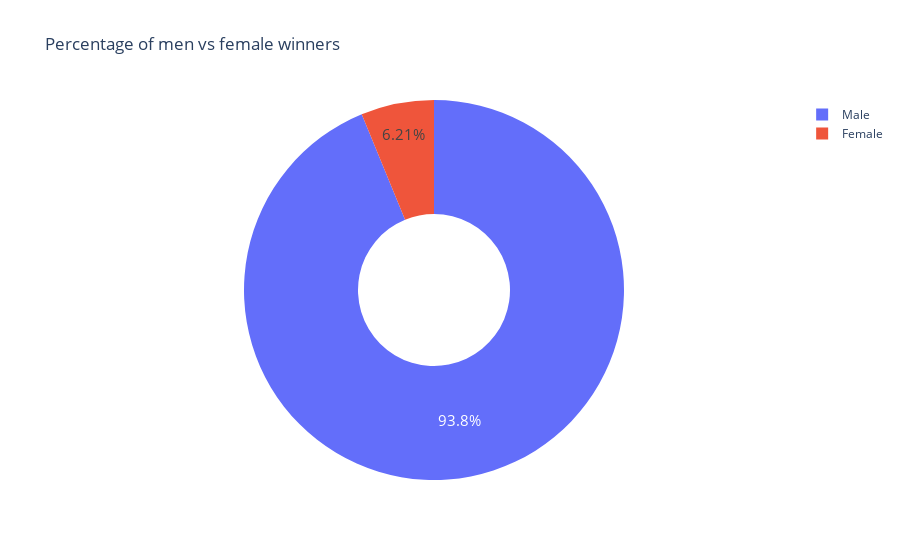

The notebook cell saved with this chart:
### Code cell
fig = px.pie(labels = biology.index,
             values = biology.values,
             title = "Percentage of men vs female winners",
             names = biology.index,
             hole = 0.4,
             )
fig.update_traces(textposition = 'inside', textfont_size = 15)
fig.show()

### Figure 1 — Plotly figure (JSON) as saved in the notebook; plotly's stock layout.template omitted (floating-point values rounded to 4 significant figures)
{"data": [{"domain": {"x": [0, 1], "y": [0, 1]}, "hole": 0.4, "hovertemplate": "label=%{label}<br>value=%{value}<extra></extra>", "labels": ["Male", "Female"], "legendgroup": "", "name": "", "showlegend": true, "textfont": {"size": 15}, "textposition": "inside", "type": "pie", "values": [876, 58]}], "layout": {"legend": {"tracegroupgap": 0}, "title": {"text": "Percentage of men vs female winners"}}}
